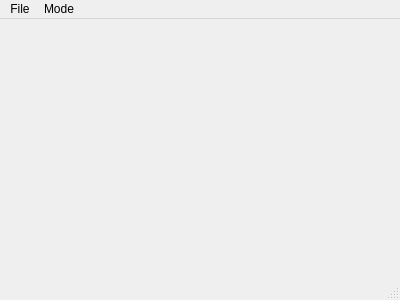
<?xml version="1.0" encoding="UTF-8"?>
<ui version="4.0">
 <class>Sudoku</class>
 <widget class="QMainWindow" name="Sudoku">
  <property name="geometry">
   <rect>
    <x>0</x>
    <y>0</y>
    <width>400</width>
    <height>300</height>
   </rect>
  </property>
  <property name="windowTitle">
   <string>Sudoku</string>
  </property>
  <widget class="QWidget" name="centralWidget">
   <layout class="QHBoxLayout" name="horizontalLayout">
    <property name="spacing">
     <number>0</number>
    </property>
    <property name="leftMargin">
     <number>0</number>
    </property>
    <property name="topMargin">
     <number>0</number>
    </property>
    <property name="rightMargin">
     <number>0</number>
    </property>
    <property name="bottomMargin">
     <number>0</number>
    </property>
    <item>
     <widget class="Board" name="board" native="true"/>
    </item>
   </layout>
  </widget>
  <widget class="QMenuBar" name="menuBar">
   <property name="geometry">
    <rect>
     <x>0</x>
     <y>0</y>
     <width>400</width>
     <height>21</height>
    </rect>
   </property>
   <widget class="QMenu" name="menuArquivo">
    <property name="title">
     <string>File</string>
    </property>
    <addaction name="actionNovo"/>
    <addaction name="actionLimpar"/>
    <addaction name="actionSair"/>
   </widget>
   <widget class="QMenu" name="menuModo">
    <property name="title">
     <string>Mode</string>
    </property>
    <addaction name="actionFacil"/>
    <addaction name="actionMedio"/>
    <addaction name="actionDificil"/>
   </widget>
   <addaction name="menuArquivo"/>
   <addaction name="menuModo"/>
  </widget>
  <widget class="QStatusBar" name="statusBar"/>
  <action name="actionFacil">
   <property name="checkable">
    <bool>true</bool>
   </property>
   <property name="checked">
    <bool>true</bool>
   </property>
   <property name="text">
    <string>Easy</string>
   </property>
  </action>
  <action name="actionMedio">
   <property name="checkable">
    <bool>true</bool>
   </property>
   <property name="text">
    <string>Medium</string>
   </property>
  </action>
  <action name="actionDificil">
   <property name="checkable">
    <bool>true</bool>
   </property>
   <property name="text">
    <string>Difficult</string>
   </property>
  </action>
  <action name="actionNovo">
   <property name="text">
    <string>New</string>
   </property>
  </action>
  <action name="actionSair">
   <property name="text">
    <string>Exit</string>
   </property>
  </action>
  <action name="actionSobre">
   <property name="text">
    <string>On</string>
   </property>
  </action>
  <action name="actionLimpar">
   <property name="text">
    <string>Clean</string>
   </property>
  </action>
 </widget>
 <layoutdefault spacing="6" margin="11"/>
 <customwidgets>
  <customwidget>
   <class>Board</class>
   <extends>QWidget</extends>
   <header>Board.h</header>
   <container>1</container>
  </customwidget>
 </customwidgets>
 <resources/>
 <connections/>
</ui>
